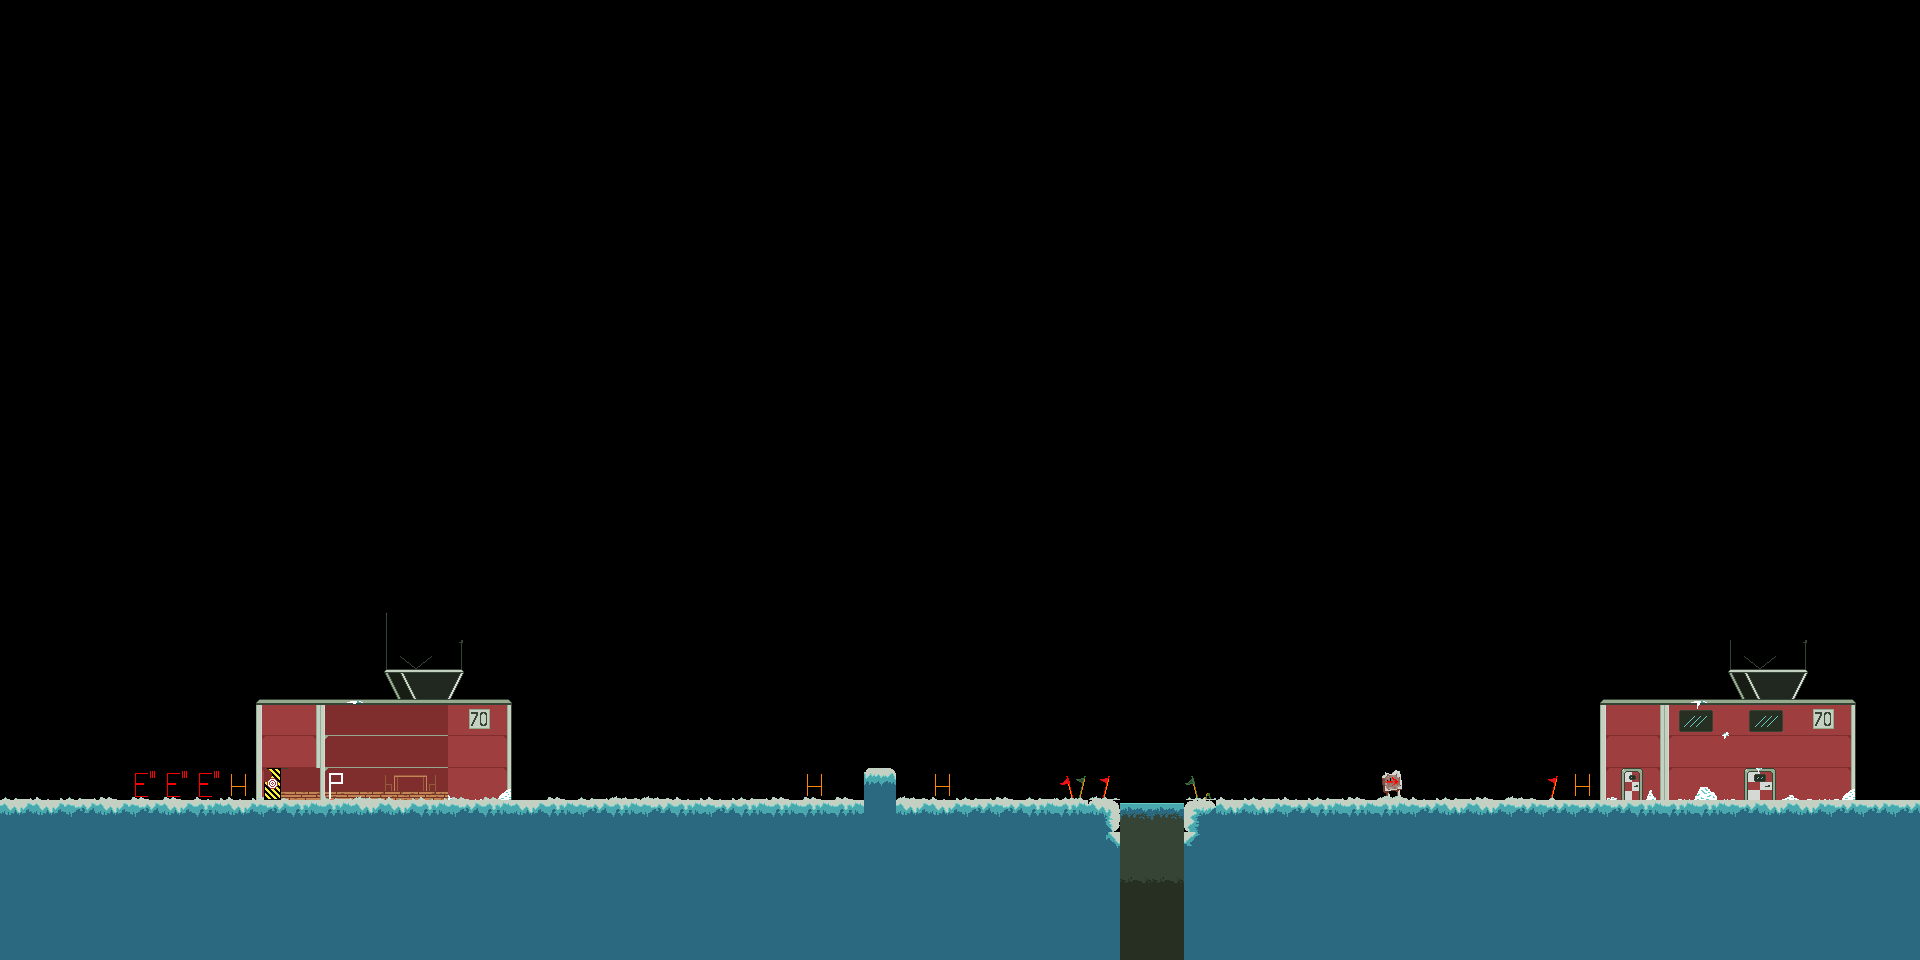

Tiled map render using the project's own tile images. Description and the map definition, with tile-layer contents summarised, below:
An orthogonal 60x30 tile map with 32x32 px tiles, 6 tile layers (Background, Foreground, Player, EnemySpawn, ...) and 14 objects.

<map version="1.9" tiledversion="1.9.2" orientation="orthogonal" renderorder="right-down" compressionlevel="0" width="60" height="30" tilewidth="32" tileheight="32" infinite="0" nextlayerid="13" nextobjectid="117">
 <tileset firstgid="1" name="spritesheet" tilewidth="32" tileheight="32" tilecount="256" columns="16">
  <image source="../../spritesheet/spritesheet.png" width="512" height="512" />
  <tile id="2">
   <properties>
    <property name="stance" type="int" value="2" />
   </properties>
  </tile>
  <tile id="38">
   <properties>
    <property name="stance" type="int" value="0" />
   </properties>
  </tile>
  <tile id="39">
   <properties>
    <property name="stance" type="int" value="1" />
   </properties>
  </tile>
 </tileset>
 <layer id="1" name="Background" width="60" height="30">
  <data>[1800 cells, 394 non-empty, 77 distinct tile ids]</data>
 </layer>
 <objectgroup id="12" name="Chasm">
  <object id="115" x="1120" y="832" width="64" height="96" />
 </objectgroup>
 <layer id="9" name="Foreground" width="60" height="30">
  <data>[1800 cells, 44 non-empty, 6 distinct tile ids]</data>
 </layer>
 <layer id="3" name="Player" width="60" height="30">
  <data>[1800 cells, 1 non-empty, 1 distinct tile ids]</data>
 </layer>
 <layer id="5" name="EnemySpawn" width="60" height="30">
  <data>[1800 cells, 3 non-empty, 1 distinct tile ids]</data>
 </layer>
 <objectgroup id="6" name="Inside">
  <object id="94" x="320" y="704" width="192" height="96" />
  <object id="107" x="192" y="640" width="320" height="160" />
  <object id="108" x="1600" y="704" width="256" height="96" />
 </objectgroup>
 <layer id="7" name="Heatsource" width="60" height="30">
  <data>[1800 cells, 4 non-empty, 1 distinct tile ids]</data>
 </layer>
 <objectgroup id="11" name="Player Only Platforms">
  <object id="91" x="256" y="640" width="64" height="160" />
 </objectgroup>
 <layer id="10" name="Breakable" width="60" height="30">
  <data>[1800 cells, 1 non-empty, 1 distinct tile ids]</data>
 </layer>
 <objectgroup id="2" name="Platforms">
  <object id="89" x="0" y="800" width="864" height="160" />
  <object id="92" x="256" y="640" width="64" height="128" />
  <object id="96" x="320" y="640" width="128" height="64" />
  <object id="97" x="0" y="448" width="32" height="352" />
  <object id="110" x="864" y="768" width="32" height="32" />
  <object id="111" x="896" y="800" width="224" height="160" />
  <object id="112" x="1184" y="800" width="736" height="160" />
  <object id="116" x="1120" y="928" width="64" height="32" />
 </objectgroup>
 <objectgroup id="4" name="Checkpoint">
  <object id="104" x="1536" y="672" width="64" height="128" />
 </objectgroup>
</map>